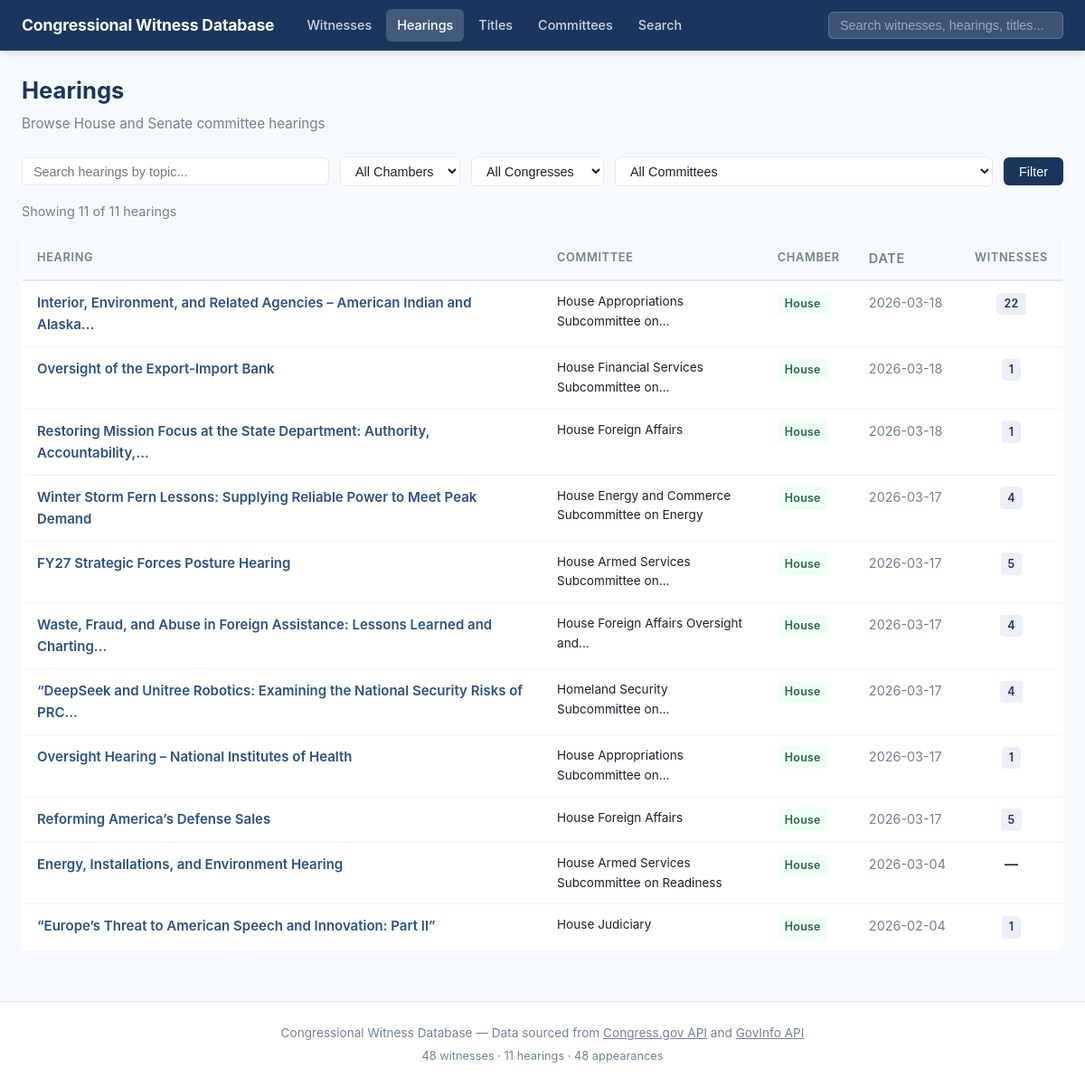
/hearings, run on the app's committed database.
### tables this page shows
CREATE TABLE hearings (
            id INTEGER PRIMARY KEY AUTOINCREMENT,
            congress INTEGER NOT NULL,
            chamber TEXT NOT NULL,
            title TEXT NOT NULL,
            date TEXT,
            hearing_type TEXT,  -- 'Hearing', 'Markup', 'Meeting'
            location_building TEXT,
            location_room TEXT,
            -- Congress.gov identifiers
            event_id TEXT UNIQUE,
            jacket_number TEXT,
            -- GovInfo identifiers
            govinfo_package_id TEXT,
            -- URLs
            transcript_url TEXT,
            transcript_pdf_url TEXT,
            congress_gov_url TEXT,
            -- Status
            has_transcript INTEGER DEFAULT 0,
            has_parsed_witnesses INTEGER DEFAULT 0,
            created_at TEXT DEFAULT (datetime('now')),
            updated_at TEXT DEFAULT (datetime('now'))
        );

### app/web.py (the view, shortened to what this page needs)
@app.route("/hearings")
def hearings_list():
    db = get_connection()
    page = request.args.get("page", 1, type=int)
    q = request.args.get("q", "").strip()
    chamber = request.args.get("chamber", "")
    congress = request.args.get("congress", "", type=str)
    committee = request.args.get("committee", "")
    offset = (page - 1) * PER_PAGE
    where_clauses = ["1=1"]
    params = []
    if q:
        where_clauses.append("""
            h.id IN (SELECT rowid FROM hearings_fts WHERE hearings_fts MATCH ?)
        """)
        params.append(q)
    if chamber:
        where_clauses.append("h.chamber = ?")
        params.append(chamber)
    if congress:
        where_clauses.append("h.congress = ?")
        params.append(int(congress))
    where = " AND ".join(where_clauses)
    count = db.execute(f"SELECT COUNT(*) FROM hearings h WHERE {where}", params).fetchone()[0]
    hearings = db.execute(f"""
        SELECT h.*,
            GROUP_CONCAT(DISTINCT c.name) as committee_names,
            (SELECT COUNT(*) FROM witness_appearances wa WHERE wa.hearing_id = h.id) as witness_count
        FROM hearings h
        LEFT JOIN hearing_committees hc ON h.id = hc.hearing_id
        LEFT JOIN committees c ON hc.committee_id = c.id
        WHERE {where}
        GROUP BY h.id
        ORDER BY h.date DESC NULLS LAST
        LIMIT ? OFFSET ?
    """, params + [PER_PAGE, offset]).fetchall()
    total_pages = math.ceil(count / PER_PAGE)
    congresses = db.execute(
        "SELECT DISTINCT congress FROM hearings ORDER BY congress DESC"
    ).fetchall()
    committees = db.execute(
        "SELECT id, name FROM committees ORDER BY name"
    ).fetchall()
    return render_template("hearings.html",
                           hearings=hearings,
                           page=page,
                           total_pages=total_pages,
                           total=count,
                           q=q,
                           chamber=chamber,
                           congress=congress,
                           committee=committee,
                           congresses=congresses,
                           committees=committees)

### app/database.py (called while the page is built)
def get_db():
    conn = sqlite3.connect(DB_PATH)
    conn.row_factory = sqlite3.Row
    conn.execute("PRAGMA journal_mode=WAL")
    conn.execute("PRAGMA foreign_keys=ON")
    return conn

### app/web.py (called while the page is built)
def get_connection():
    if "db" not in g:
        g.db = get_db()
    return g.db

@app.context_processor
def inject_stats():
    db = get_connection()
    return {
        "total_witnesses": db.execute("SELECT COUNT(*) FROM witnesses").fetchone()[0],
        "total_hearings": db.execute("SELECT COUNT(*) FROM hearings").fetchone()[0],
        "total_appearances": db.execute("SELECT COUNT(*) FROM witness_appearances").fetchone()[0],
    }

### templates/hearings.html (shortened to what this page needs)
{% extends "base.html" %}
{% block content %}
<div class="page-header">
    <h1>Hearings</h1>
    <p class="subtitle">Browse House and Senate committee hearings</p>
</div>
<form class="filter-bar" method="GET" action="/hearings">
    <input type="text" name="q" class="search-input" placeholder="Search hearings by topic..." value="{{ q }}">
    <select name="chamber">
        <option value="">All Chambers</option>
    </select>
    <select name="congress">
        <option value="">All Congresses</option>
    </select>
    <select name="committee">
        <option value="">All Committees</option>
    </select>
    <button type="submit" class="btn btn-primary">Filter</button>
</form>
<div class="results-info">
    Showing {{ hearings|length }} of {{ "{:,}".format(total) }} hearings
</div>
{% if hearings %}
<table class="data-table">
    <thead>
        <tr>
            <th style="width:50%">Hearing</th>
            <th>Committee</th>
            <th>Chamber</th>
            <th class="date-col">Date</th>
            <th class="count-col">Witnesses</th>
        </tr>
    </thead>
    <tbody>
        {% for h in hearings %}
        <tr>
            <td class="name-col"><a href="/hearing/{{ h.id }}">{{ h.title|truncate(80) }}</a></td>
            <td style="font-size:0.85rem">{{ (h.committee_names or '—')|truncate(45) }}</td>
            <td><span class="badge {% if h.chamber == 'Senate' %}badge-senate{% else %}badge-house{% endif %}">{{ h.chamber }}</span></td>
            <td class="date-col">{{ h.date or '—' }}</td>
            <td class="count-col">
                {% if h.witness_count %}
                <span class="badge badge-count">{{ h.witness_count }}</span>
                {% else %}—{% endif %}
            </td>
        </tr>
        {% endfor %}
    </tbody>
</table>
{% else %}
<div class="empty-state">
    <h2>No hearings found</h2>
    <p>Try adjusting your search or filters.</p>
</div>
{% endif %}
{% endblock %}

### templates/base.html (shortened to what this page needs)
<!DOCTYPE html>
<html lang="en">
<head>
    <link rel="stylesheet" href="{{ url_for('static', filename='style.css') }}">
</head>
<body>
    <header>
        <nav>
            <div class="nav-brand">
                <a href="/">Congressional Witness Database</a>
            </div>
            <div class="nav-links">
                <a href="/witnesses" {% if request.path == '/witnesses' %}class="active"{% endif %}>Witnesses</a>
                <a href="/hearings" {% if request.path == '/hearings' %}class="active"{% endif %}>Hearings</a>
                <a href="/titles" {% if request.path == '/titles' %}class="active"{% endif %}>Titles</a>
                <a href="/committees" {% if request.path == '/committees' %}class="active"{% endif %}>Committees</a>
                <a href="/search" {% if request.path == '/search' %}class="active"{% endif %}>Search</a>
            </div>
            <form class="nav-search" action="/search" method="GET">
                <input type="text" name="q" placeholder="Search witnesses, hearings, titles..." value="{{ request.args.get('q', '') }}">
            </form>
        </nav>
    </header>
    <main>
        {% block content %}{% endblock %}
    </main>
    <footer>
        <p>Congressional Witness Database &mdash; Data sourced from <a href="https://api.congress.gov" target="_blank">Congress.gov API</a> and <a href="https://api.govinfo.gov" target="_blank">GovInfo API</a></p>
        <p class="stats-line">{{ "{:,}".format(total_witnesses) }} witnesses &middot; {{ "{:,}".format(total_hearings) }} hearings &middot; {{ "{:,}".format(total_appearances) }} appearances</p>
    </footer>
</body>
</html>

### static/style.css (style rules this page uses)
:root { --primary: #1a365d; --primary-light: #2c5282; --primary-bg: #ebf0f7; --accent: #8b2020; --text: #1a202c; --text-light: #4a5568; --text-muted: #718096; --bg: #f7fafc; --white: #ffffff; --border: #e2e8f0; --border-light: #edf2f7; --success: #276749; --success-bg: #f0fff4; --warning: #975a16; --warning-bg: #fffff0; --senate: #1a365d; --house: #276749; }
* { margin: 0; padding: 0; box-sizing: border-box; }
body { font-family: -apple-system, BlinkMacSystemFont, "Segoe UI", Roboto, "Helvetica Neue", Arial, sans-serif; color: var(--text); background: var(--bg); line-height: 1.6; font-size: 15px; }
a { color: var(--primary-light); text-decoration: none; }
header { background: var(--primary); box-shadow: 0 2px 8px rgba(0,0,0,0.15); position: sticky; top: 0; z-index: 100; }
nav { max-width: 1280px; margin: 0 auto; display: flex; align-items: center; padding: 0 1.5rem; height: 56px; gap: 1.5rem; }
.nav-brand a { color: white; font-weight: 700; font-size: 1.1rem; white-space: nowrap; letter-spacing: -0.01em; }
.nav-links { display: flex; gap: 0.25rem; }
.nav-links a { color: rgba(255,255,255,0.8); padding: 0.4rem 0.75rem; border-radius: 6px; font-size: 0.9rem; font-weight: 500; transition: background 0.15s, color 0.15s; }
.nav-links a.active { background: rgba(255,255,255,0.18); color: white; }
.nav-search { margin-left: auto; }
.nav-search input { background: rgba(255,255,255,0.15); border: 1px solid rgba(255,255,255,0.2); color: white; padding: 0.4rem 0.75rem; border-radius: 6px; width: 260px; font-size: 0.9rem; transition: background 0.15s, border-color 0.15s; }
.nav-search input::placeholder { color: rgba(255,255,255,0.5); }
main { max-width: 1280px; margin: 0 auto; padding: 1.5rem; min-height: calc(100vh - 56px - 80px); }
.page-header { margin-bottom: 1.5rem; }
.page-header h1 { font-size: 1.6rem; font-weight: 700; color: var(--primary); margin-bottom: 0.25rem; }
.page-header .subtitle { color: var(--text-muted); font-size: 0.95rem; }
.badge { display: inline-block; padding: 0.15rem 0.5rem; border-radius: 4px; font-size: 0.78rem; font-weight: 600; letter-spacing: 0.02em; }
.badge-house { background: #f0fff4; color: var(--house); }
.badge-count { background: var(--primary-bg); color: var(--primary); }
.data-table { width: 100%; border-collapse: collapse; background: var(--white); border: 1px solid var(--border); border-radius: 8px; overflow: hidden; }
.data-table th { background: var(--bg); padding: 0.75rem 1rem; text-align: left; font-weight: 600; font-size: 0.8rem; text-transform: uppercase; letter-spacing: 0.05em; color: var(--text-muted); border-bottom: 2px solid var(--border); }
.data-table td { padding: 0.75rem 1rem; border-bottom: 1px solid var(--border-light); vertical-align: top; }
.data-table tr:last-child td { border-bottom: none; }
.data-table .name-col { font-weight: 600; }
.data-table .date-col { white-space: nowrap; color: var(--text-muted); font-size: 0.9rem; }
.data-table .count-col { text-align: center; font-weight: 600; }
.filter-bar { display: flex; gap: 0.75rem; margin-bottom: 1rem; flex-wrap: wrap; align-items: center; }
.filter-bar select, .filter-bar input[type="text"] { padding: 0.4rem 0.75rem; border: 1px solid var(--border); border-radius: 6px; font-size: 0.9rem; background: var(--white); color: var(--text); }
.filter-bar .search-input { flex: 1; min-width: 200px; }
.btn { display: inline-block; padding: 0.4rem 1rem; border-radius: 6px; font-size: 0.9rem; font-weight: 500; cursor: pointer; border: 1px solid transparent; transition: background 0.15s, border-color 0.15s; }
.btn-primary { background: var(--primary); color: white; }
.results-info { color: var(--text-muted); font-size: 0.9rem; margin-bottom: 1rem; }
footer { text-align: center; padding: 1.5rem; color: var(--text-muted); font-size: 0.85rem; border-top: 1px solid var(--border); background: var(--white); margin-top: 2rem; }
footer a { color: var(--text-muted); text-decoration: underline; }
.stats-line { margin-top: 0.25rem; font-size: 0.8rem; }

### data on the page
hearings: title "Interior, Environment, and Related Agencies – American Indian and Alaska...", committee_names "House Appropriations Subcommittee on...", chamber "House", date "2026-03-18", witness_count "22"
hearings: title "Oversight of the Export-Import Bank", committee_names "House Financial Services Subcommittee on...", chamber "House", date "2026-03-18", witness_count "1"
hearings: title "Restoring Mission Focus at the State Department: Authority, Accountability,...", committee_names "House Foreign Affairs", chamber "House", date "2026-03-18", witness_count "1"
hearings: title "Winter Storm Fern Lessons: Supplying Reliable Power to Meet Peak Demand", committee_names "House Energy and Commerce Subcommittee on Energy", chamber "House", date "2026-03-17", witness_count "4"
hearings: title "FY27 Strategic Forces Posture Hearing", committee_names "House Armed Services Subcommittee on...", chamber "House", date "2026-03-17", witness_count "5"
hearings: title "Waste, Fraud, and Abuse in Foreign Assistance: Lessons Learned and Charting...", committee_names "House Foreign Affairs Oversight and...", chamber "House", date "2026-03-17", witness_count "4"
hearings: title "“DeepSeek and Unitree Robotics: Examining the National Security Risks of PRC...", committee_names "Homeland Security Subcommittee on...", chamber "House", date "2026-03-17", witness_count "4"
hearings: title "Oversight Hearing – National Institutes of Health", committee_names "House Appropriations Subcommittee on...", chamber "House", date "2026-03-17", witness_count "1"
hearings: title "Reforming America’s Defense Sales", committee_names "House Foreign Affairs", chamber "House", date "2026-03-17", witness_count "5"
hearings: title "Energy, Installations, and Environment Hearing", committee_names "House Armed Services Subcommittee on Readiness", chamber "House", date "2026-03-04"
hearings: title "“Europe’s Threat to American Speech and Innovation: Part II”", committee_names "House Judiciary", chamber "House", date "2026-02-04", witness_count "1"

### other printed values
{{ hearings|length }} "11"
{{ "{:,}".format(total) }} "11"
{{ "{:,}".format(total_witnesses) }} "48"
{{ "{:,}".format(total_hearings) }} "11"
{{ "{:,}".format(total_appearances) }} "48"
